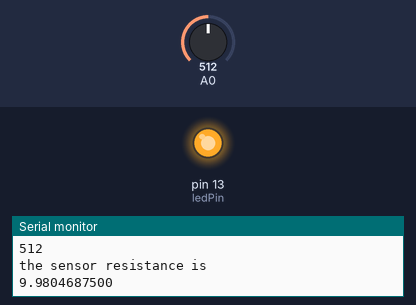
Bench run of a sketch on a simulated Arduino Uno, built with avr-gcc and run on an emulated ATmega328P. Parts: output pins drawn as LEDs (lit = HIGH), the last lines printed to the serial monitor. The inputs (shaded band) are chosen by the test bench; at power-on: A0 = 512.

Above: at 1.8 s.
1.9 s: A0 set to 498
At 2.9 s:
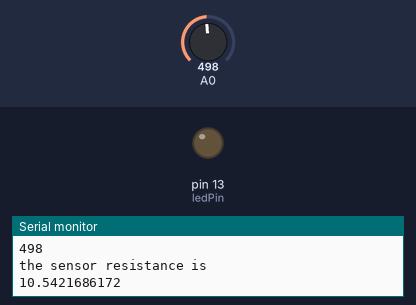
3.5 s: A0 set to 716
At 5.0 s:
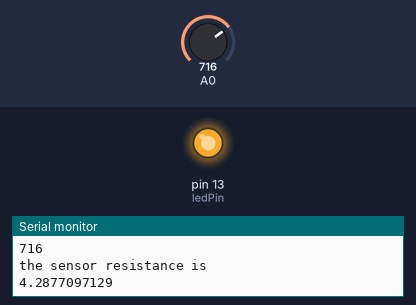
5.5 s: A0 set to 511
At 7.1 s:
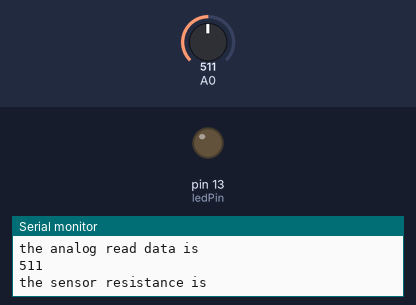
Timing chart, 0 to 8.6 s (numbered marks = the images above; inputs shaded):
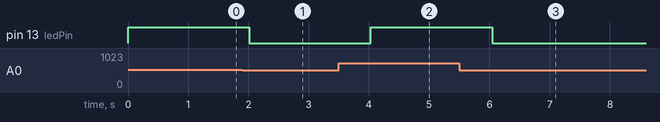

Measured:
- the behaviour switches between 512 and 511 on A0 (found by bisection; images 0 and 1)
- after the input at 1.9 s, pin 13 (ledPin): HIGH → LOW after 0.12 s
- after the input at 3.5 s, pin 13 (ledPin): LOW → HIGH after 0.53 s
- after the input at 5.5 s, pin 13 (ledPin): HIGH → LOW after 0.55 s

The sketch:

RT-LinghtSensor.ino
```cpp
#include <math.h>
const int ledPin=13;                 //Connect the LED  to Pin13 Digital 13
const int thresholdvalue=10;         //The threshold for which the LED should turn on.
float Rsensor; //Resistance of sensor in K
void setup() {
  Serial.begin(9600);                //Start the Serial connection
  pinMode(ledPin,OUTPUT);            //Set the LED on Digital 13 as an OUTPUT
}
void loop() {
  int sensorValue = analogRead(A0);
  Rsensor=(float)(1023-sensorValue)*10/sensorValue;
  if(Rsensor<thresholdvalue)
  {
    digitalWrite(ledPin,HIGH);
  }
  else
  {
  digitalWrite(ledPin,LOW);
  }
  Serial.println("the analog read data is ");
  Serial.println(sensorValue);
  Serial.println("the sensor resistance is ");
  Serial.println(Rsensor,DEC);//show the light intensity on the serial monitor;
  delay(1000);
}
```
